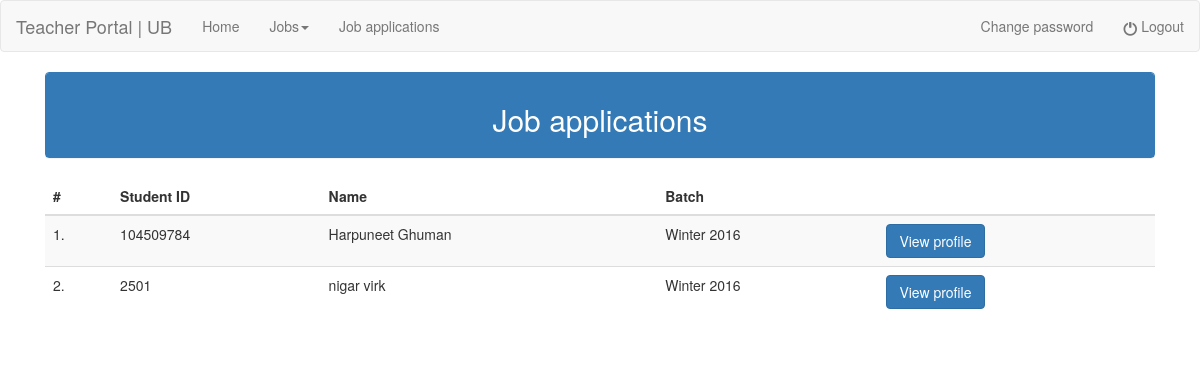
Screenshot of /teacher_view_job_applications_list.php?job_id=3 (signed in) with the database file from the repository.
### tables this page shows
CREATE TABLE `job_applications` (
  `id` int(11) NOT NULL,
  `job_id` varchar(50) NOT NULL,
  `teacher_id` varchar(50) NOT NULL,
  `student_id` varchar(50) NOT NULL,
  `applied_on` datetime NOT NULL
);

CREATE TABLE `student_info` (
  `id` int(10) NOT NULL,
  `semester` varchar(100) NOT NULL,
  `year` varchar(100) NOT NULL,
  `student_id` varchar(100) NOT NULL,
  `firstname` varchar(100) NOT NULL,
  `middlename` varchar(100) NOT NULL,
  `lastname` varchar(100) NOT NULL,
  `email` varchar(100) NOT NULL,
  `telephone` varchar(100) NOT NULL,
  `status` varchar(100) NOT NULL,
  `gender` varchar(100) NOT NULL,
  `country` varchar(100) NOT NULL
);

### teacher_view_job_applications_list.php (the view)
<?php
include "teacher_header.php";
include "connection.php";
$job_id=$_REQUEST['job_id'];
$query="select student_id from job_applications where job_id=$job_id";
$result=mysqli_query($conn,$query);
?>
<!doctype>
<html>
<head>
</head>
<body>
    <div class="container" >
        <div class="col-md-12">
            <div class="panel panel-primary">
                <div class="panel-heading">
                    <center><h2>Job applications</h2></center>
                </div>
            </div>
            <div class="table-responsive">
            <table class="table table-striped">
                <thead>
                    <tr>
                        <th>#</th>
                        <th>Student ID</th>
                        <th>Name</th>
                        <th>Batch</th>
                        <th></th>
                    </tr>
                </thead>
                <tbody>
                    <?php
                        $count=1;
                        while($row=mysqli_fetch_array($result)){
                            $query2="select * from student_info where student_id='$row[0]'";
                            $result2=mysqli_query($conn,$query2);
                            $row2=mysqli_fetch_array($result2);
                            $name=$row2[4].' '.$row2[6];
                            $batch=$row2[1].' '.$row2[2];
                    ?>
                    <tr>
                        <td><?php echo $count."." ?></td>
                        <td><?php echo $row2[3] ?></td>
                        <td><?php echo $name ?></td>
                        <td><?php echo $batch ?></td>
						<td>
							<button onclick="location.href='teacher_view_job_applications_specific.php?student_id=<?php echo $row2[3] ?>'"class="btn btn-primary btn-md">View profile</button>
						</td>
                    </tr>
                    <?php
                    $count++;
                    }
                    ?>
                </tbody>
            </table>
            </div>
        </div>
    </div>
</body>
</html>

### rows the page displays
job_applications: student_info.student_id "104509784", student_info.firstname+lastname "Harpuneet Ghuman", student_info.semester+year "Winter 2016"
job_applications: student_info.student_id "2501", student_info.firstname+lastname "nigar virk", student_info.semester+year "Winter 2016"
